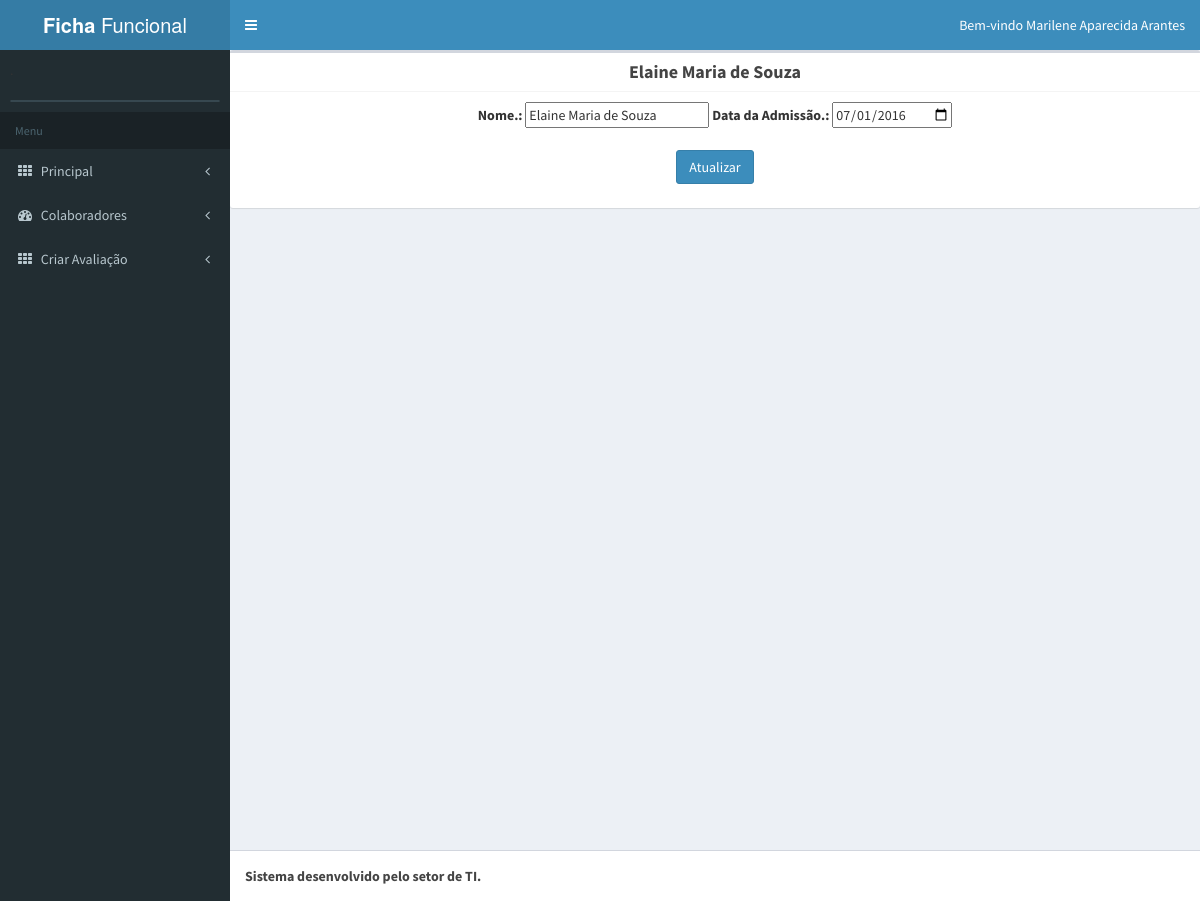
Page /ficha/edit_colaborador.php (signed in) on the committed database.
### tables this page shows
CREATE TABLE IF NOT EXISTS `tbl_colaborador` (
  `idColaborador` int(11) NOT NULL AUTO_INCREMENT,
  `Nome` varchar(140) NOT NULL,
  `Data_Admissao` date NOT NULL,
  `Data_Demissao` date DEFAULT NULL,
  `tbl_Usuario_id_Usuario` int(11) NOT NULL,
  `tbl_setor_idSetor` int(11) DEFAULT NULL,
  PRIMARY KEY (`idColaborador`)
);

### ficha/edit_colaborador.php (the view, shortened to what this page needs)
<?php session_start();
require_once("menu.php");
include("connect.php");
?>
<!DOCTYPE html>
<html>
  <head>
    <link rel="stylesheet" href="bootstrap/css/bootstrap.min.css">
    <link rel="stylesheet" href="https://maxcdn.bootstrapcdn.com/font-awesome/4.4.0/css/font-awesome.min.css">
    <link rel="stylesheet" href="https://code.ionicframework.com/ionicons/2.0.1/css/ionicons.min.css">
    <link rel="stylesheet" href="dist/css/AdminLTE.min.css">
    <link rel="stylesheet" href="dist/css/skins/_all-skins.min.css">
    <link rel="stylesheet" href="plugins/iCheck/flat/blue.css">
    <link rel="stylesheet" href="plugins/morris/morris.css">
    <link rel="stylesheet" href="plugins/jvectormap/jquery-jvectormap-1.2.2.css">
    <link rel="stylesheet" href="plugins/datepicker/datepicker3.css">
    <link rel="stylesheet" href="plugins/daterangepicker/daterangepicker-bs3.css">
    <link rel="stylesheet" href="plugins/bootstrap-wysihtml5/bootstrap3-wysihtml5.min.css">
  </head>
  <body class="hold-transition skin-blue sidebar-mini">
    <div class="wrapper">
      <div class="content-wrapper">
                     <div class="box">
                <div class="box-header with-border">
                             <?php
                      $sql = "SELECT * FROM tbl_colaborador WHERE tbl_Usuario_id_Usuario = ".$_SESSION['ID'];
                      $result = mysqli_query($conn, $sql);
                      while($row = mysqli_fetch_assoc($result)) {
                           $nome = $row['Nome'];
                           $id = $row['idColaborador'];
                           $adm = $row['Data_Admissao'];
                               }
                      ?>
                    <center><h3 class="box-title"><b><?php echo $nome; ?></b></h3></center>
                </div>
                <div class="box-body">
                   <form action="atualiza_colaborador.php?id=<?php echo $id;?>" method="post">
                    <center><label>Nome.: </label> <input type="text" name="nome" value="<?php echo $nome;?>"/> <label> Data da Admissão.: </label> <input type="date" name="adm" value="<?php echo $adm; ?>"/></center><br />
                <center><input type="submit" name="atualizar" class="btn btn-primary" value="Atualizar"/></center>
                    </form>
</div>
              </div>
      </div>
      <footer class="main-footer">
        <strong>Sistema desenvolvido pelo setor de TI.</strong>
      </footer>
    </div>
  </body>
</html>

### rows in the picture
tbl_colaborador: Nome "Elaine Maria de Souza", nome "Elaine Maria de Souza", adm "07/01/2016"

### other values in the picture
$_SESSION['Nome'] "Marilene Aparecida Arantes"
